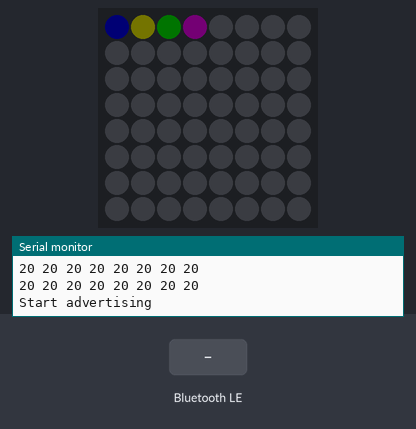
A program run on a simulated ESP32. Shown: 8×8 RGB LED matrix (first LED top left, wired row by row), the last lines printed to the serial monitor. Inputs (shaded band) come from the test bench. Dim RGB values are drawn brighter than linear; nothing arrives over Bluetooth unless stated; a phone connects over Bluetooth LE 3 s after start.

Above: at 7.7 s.
7.8 s: Bluetooth LE write "0" received
9.3 s: Bluetooth LE write "90" received
At 10.2 s:
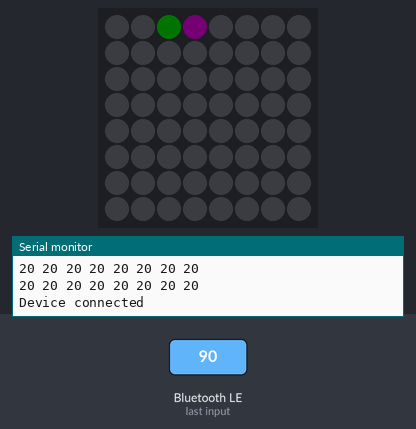
10.8 s: Bluetooth LE write "200" received
At 11.4 s:
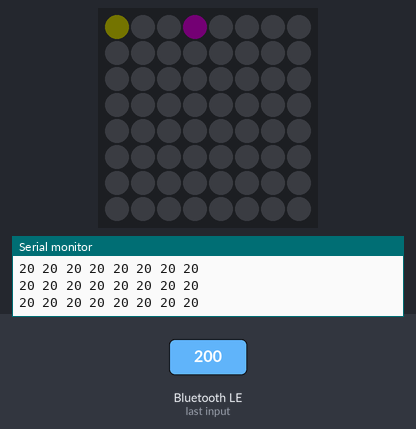
12.3 s: Bluetooth LE write "5" received
Timing chart, 0 to 14.8 s (numbered marks = the images above; inputs shaded):
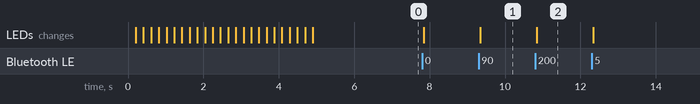

Measured:
- after the input at 9.3 s, the LEDs: change at once (image 1)
- after the input at 10.8 s, the LEDs: change at once (image 2)

The program:

main.cpp
```cpp
#include <Adafruit_NeoPixel.h>
#include <BLE2902.h>
#include <BLEDevice.h>
#include <BLEServer.h>
#include <BLEUtils.h>

#define PIN_WS2812B 13  // The ESP32 pin GPIO16 connected to WS2812B

#define ROWS 8
#define COLS 8

#define DEVICE_NAME "Board67"
#define SERVICE_UUID "4fafc201-1fb5-459e-8fcc-c5c9c331914b"
#define LAYOUT_CHARACTERISTIC_UUID "beb5483e-36e1-4688-b7f5-ea07361b26a8"
#define CONTROL_CHARACTERISTIC_UUID "77fb628a-5f65-4c9d-aacc-73f499bae991"

Adafruit_NeoPixel ws2812b(ROWS* COLS, PIN_WS2812B, NEO_GRB + NEO_KHZ800);

bool deviceConnected = false;

enum HoldState { none = 0, all, feet, start, end };

uint32_t getHoldColor(HoldState state) {
  switch (state) {
    case HoldState::all:
      return ws2812b.Color(0, 127, 255);

    case HoldState::feet:
      return ws2812b.Color(248, 255, 0);

    case HoldState::start:
      return ws2812b.Color(0, 255, 0);

    case HoldState::end:
      return ws2812b.Color(187, 0, 255);

    default:
      return ws2812b.Color(0, 0, 0);
  }
}

class Board {
 private:
  int rows;
  int cols;
  HoldState* boardState;

 public:
  Board(int r, int c) {
    ws2812b.begin();
    ws2812b.setBrightness(1);

    rows = r;
    cols = c;

    Serial.printf("Initializing boardState %dx%d\n", rows, cols);

    boardState = new HoldState[rows * cols];
    clearBoard();
    boardWelcome();
  }

  void lightHold(int row, int col, HoldState state) {
    int pixelId = (row * rows) + col;
    boardState[pixelId] = state;
    ws2812b.setPixelColor(pixelId, getHoldColor(state));
  }

  void lightHold(int coord, HoldState state){
    boardState[coord] = state;
    ws2812b.setPixelColor(coord, getHoldColor(state));
  }

  void lightBoard(std::string input) {
    // accepts variable length string
    // if longer than all available pixels it doesn't care but doesn't go over
    // it each char represents hold state first char is 0x0, second 0x1, etc.
    int inputInt = 0;
    int row = 0;
    int col = 0;
    HoldState holdState;
    int loopLength = input.size() > rows * cols ? rows * cols : input.size();
    for (int i = 0; i < loopLength; i++) {
      inputInt = input[i] - '0';
      holdState = static_cast<HoldState>(inputInt);
      col = i % rows;
      if (i != 0 && i % cols == 0) {
        row++;
      }
      lightHold(row, col, holdState);
    }
    drawBoard();
    debugBoard();
  }

  void debugBoard() {
    for (int i = 0; i < rows * cols; i++) {
      Serial.printf("%d ", boardState[i]);
      if ((i + 1) % rows == 0) {
        Serial.print("\n");
      }
    }
    Serial.print("\n");
  }

  void drawBoard() { ws2812b.show(); }

  void clearBoard() {
    for (int i = 0; i < rows * cols; i++) {
      boardState[i] = HoldState::none;
    }
  }

  void boardWelcome(){
    //todo
    int maxIdx = rows*cols;
    for(int i = 0; i < maxIdx; i++){
      for(int j = i; j < i + 20; j++){
        if(j < maxIdx){
          HoldState newState = static_cast<HoldState>((int)boardState[j] + 1);
          boardState[j] = newState;
          lightHold(j, newState);
        }
      }
      drawBoard();
      delay(100);
    }
    debugBoard();
  }
};

class MyServerCallback : public BLEServerCallbacks {
  void onConnect(BLEServer* pServer) {
    deviceConnected = true;
    Serial.print("Device connected\n");
  }

  void onDisconnect(BLEServer* pServer) {
    deviceConnected = false;
    Serial.print("Device disconnected\n");
  }
};

class BLEConnection {
 private:
  Board* board = nullptr;

  class ControlCharacteristicCallback : public BLECharacteristicCallbacks {
   private:
    BLEConnection* pParent;

   public:
    ControlCharacteristicCallback(BLEConnection* parent) : pParent(parent) {}
    void onWrite(BLECharacteristic* pControlChar) {
      std::string pControlChar_value_stdstr = pControlChar->getValue();
      String pControlChar_value_string =
          String(pControlChar_value_stdstr.c_str());
      Serial.println(pControlChar_value_string);
      pParent->getBoard()->lightBoard(pControlChar_value_stdstr);
    }
  };

 public:
  BLEConnection() {};

  BLEAdvertising* init(Board* newBoard) {
    board = newBoard;

    BLEDevice::init(DEVICE_NAME);

    BLEServer* pServer = BLEDevice::createServer();
    pServer->setCallbacks(new MyServerCallback());

    BLEService* pService = pServer->createService(SERVICE_UUID);

    BLECharacteristic* pLayoutCharacteristic = pService->createCharacteristic(
        LAYOUT_CHARACTERISTIC_UUID, BLECharacteristic::PROPERTY_READ);
    BLEDescriptor layoutDescriptor(BLEUUID((uint16_t)0x2902));
    layoutDescriptor.setValue("Layout info");
    pLayoutCharacteristic->addDescriptor(&layoutDescriptor);

    BLECharacteristic* pControlCharacteristic = pService->createCharacteristic(
        CONTROL_CHARACTERISTIC_UUID, BLECharacteristic::PROPERTY_WRITE);
    BLEDescriptor controlDescriptor(BLEUUID((uint16_t)0x2902));
    controlDescriptor.setValue("Control characteristic");
    pControlCharacteristic->addDescriptor(&controlDescriptor);

    pControlCharacteristic->setCallbacks(
        new ControlCharacteristicCallback(this));

    pLayoutCharacteristic->setValue("8x8");
    pService->start();

    BLEAdvertising* pAdvertising = BLEDevice::getAdvertising();
    pAdvertising->addServiceUUID(SERVICE_UUID);
    pAdvertising->setScanResponse(true);
    pAdvertising->setMinPreferred(
        0x06);  // functions that help with iPhone connections issue
    pAdvertising->setMinPreferred(0x12);
    // BLEAdvertisementData advertisementData;
    // advertisementData.setFlags((0x01 << 1));
    // pAdvertising->setAdvertisementData(advertisementData);
    pAdvertising->start();

    return pAdvertising;
  }

  Board* getBoard() { return board; }
};

Board* globalBoard = nullptr;
BLEConnection globalBle;
BLEAdvertising* globalAdvertising = nullptr;

void setup() {
  Serial.begin(115200);
  globalBoard = new Board(ROWS, COLS);
  globalAdvertising = globalBle.init(globalBoard);
}

void loop() {
  globalAdvertising->start();
  Serial.print("Start advertising");
  delay(30000);
}
```
